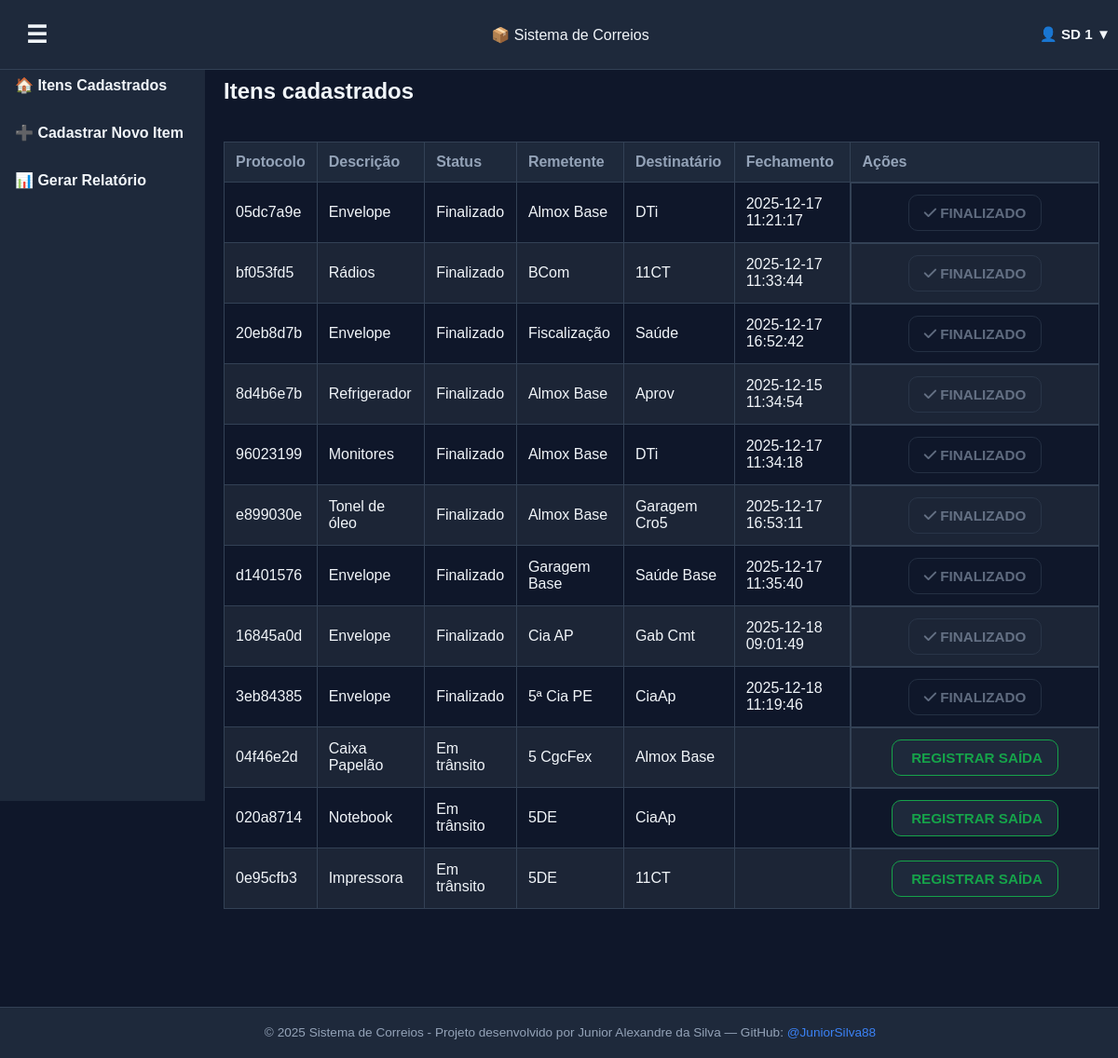
The app's page / (signed in) with its own data.
### app.py (models this page shows, shortened)
class User(UserMixin, db.Model):
    id = db.Column(db.Integer, primary_key=True)
    username = db.Column(db.String(80), unique=True, nullable=False)
    email = db.Column(db.String(120), unique=True, nullable=False)
    password_hash = db.Column(db.String(200), nullable=False)
    role = db.Column(db.String(20), default="user")  # "user" ou "admin"

class Item(db.Model):
    id = db.Column(db.Integer, primary_key=True)
    protocol = db.Column(db.String(20), unique=True, nullable=False)
    sender = db.Column(db.String(100))
    recipient = db.Column(db.String(100))
    description = db.Column(db.String(200))
    status = db.Column(db.String(50))
    closed = db.Column(db.DateTime, nullable=True)

### app.py (the view)
@app.route("/")
@login_required
def index():
    items = Item.query.all()
    return render_template("dashboard.html", items=items)

### app.py (called while the page is built)
@login_manager.user_loader
def load_user(user_id):
    return User.query.get(int(user_id))

### templates/dashboard.html (shortened to what this page needs)
{% extends "base.html" %}
{% block content %}
<section class="panel-card">
  <h2>Itens cadastrados</h2>
    <div class="table-container">
    <table>
      <thead>
        <tr>
          <th>Protocolo</th>
          <th>Descrição</th>
          <th>Status</th>
          <th>Remetente</th>
          <th>Destinatário</th>
          <th>Fechamento</th>
          <th>Ações</th>
        </tr>
      </thead>
      <tbody>
        {% for item in items %}
        <tr>
          <td class="nowrap">{{ item.protocol }}</td>
          <td>{{ item.description }}</td>
          <td class="nowrap">{{ item.status }}</td>
          <td>{{ item.sender }}</td>
          <td>{{ item.recipient }}</td>
          <td class="nowrap">
            {% if item.closed %}
              {{ item.closed.strftime("%Y-%m-%d %H:%M:%S") }}
            {% endif %}
          </td>
          <td class="col-actions">
            {% if item.status != "Finalizado" %}
              <a href="{{ url_for('exit_item', protocol=item.protocol) }}" class="btn-out">
                 Registrar Saída
              </a>
            {% else %}
              <a class="btn-secondary" aria-disabled="true">
                <i class="fa-solid fa-check"></i> Finalizado
              </a>
            {% endif %}
        </td>
        </tr>
        {% endfor %}
      </tbody>
    </table>
  </div>
</section>
{% endblock %}

### templates/base.html (shortened to what this page needs)
<!DOCTYPE html>
<html lang="pt-BR">
<head>
    <link rel="stylesheet" href="{{ url_for('static', filename='style.css') }}">
    <link rel="stylesheet" href="https://cdnjs.cloudflare.com/ajax/libs/font-awesome/6.4.0/css/all.min.css">
</head>
  <body>
    <header>
      <div class="header-left">
        <button class="menu-toggle" onclick="toggleSidebar()">☰</button>
      </div>
      <div class="header-center">
        <span class="logo">📦 Sistema de Correios</span>
      </div>
      <div class="user-menu">
      {% if current_user.is_authenticated %}
        <button class="user-button">
          {% if current_user.role == "admin" %}
            👑 {{ current_user.username }} ▼
          {% else %}
            👤 {{ current_user.username }} ▼
          {% endif %}
        </button>
      {% else %}
        <a href="{{ url_for('login') }}" class="btn-secondary">Login</a>
      {% endif %}
      </div>
    </header>
    <aside class="sidebar" id="sidebar">
      <nav>
        <ul>
          <li><a href="{{ url_for('index') }}">🏠 Itens Cadastrados</a></li>
          <li><a href="{{ url_for('new_item') }}">➕ Cadastrar Novo Item</a></li>
          <li><a href="{{ url_for('report') }}">📊 Gerar Relatório</a></li>
        </ul>
      </nav>
    </aside>
    <main class="content-container" id="content">
      {% block content %}{% endblock %}
    </main>
    <footer>
      <p>&copy; 2025 Sistema de Correios - Projeto desenvolvido por Junior Alexandre da Silva — GitHub: <a href="https://github.com/JuniorSilva88" target="_blank">@JuniorSilva88</a></p>
    </footer>
  </body>
</html>

### static/style.css (style rules this page uses)
:root { --bg: #0f172a; --panel: #1e293b; --text: #f1f5f9; --muted: #94a3b8; --border: #334155; --primary: #16a34a; --primary-dark: #15803d; --danger: #ef4444; --danger-dark: #b91c1c; --info: #3b82f6; --info-dark: #1e40af; --header-height: 60px; --font-base: 1rem; --font-sm: 0.9rem; --font-xs: 0.85rem; }
body { background-color: var(--bg); color: var(--text); font-family: Arial, sans-serif; margin: 0; padding: 0; }
header { display: grid; grid-template-columns: 1fr auto 1fr; align-items: center; padding: 12px; background-color: var(--panel); border-bottom: 1px solid var(--border); position: fixed; top: 0; left: 0; width: 100%; z-index: 2000; overflow: visible; }
.user-menu { justify-self: end; position: relative; z-index: 2100; margin-right: 8px; }
.user-button { background: transparent; border: none; color: var(--text); font-weight: bold; cursor: pointer; padding: 8px 12px; border-radius: 6px; }
footer { position: fixed; bottom: 0; left: 0; width: 100%; background-color: var(--panel); color: var(--muted); text-align: center; padding: 6px 12px; font-size: 0.85rem; border-top: 1px solid var(--border); z-index: 999; height: auto; line-height: normal; white-space: normal; overflow: visible; text-overflow: unset; }
footer a { color: var(--info); text-decoration: none; }
.menu-toggle { justify-self: start; background: none; border: none; font-size: 1.6rem; color: var(--text); cursor: pointer; }
.sidebar { position: fixed; top: 0; left: 0; width: 220px; height: 100vh; background-color: var(--panel); padding-top: var(--header-height); transition: left 0.3s ease; z-index: 1000; }
.sidebar nav ul { list-style: none; padding: 0; margin: 0; }
.sidebar nav ul li { margin: 12px 0; }
.sidebar nav ul li a { color: var(--text); text-decoration: none; font-weight: bold; padding: 10px 16px; display: block; border-radius: 6px; }
.content-container { margin-left: 220px; transition: margin-left 0.3s ease; padding: 40px 20px; }
main { max-width: 95vw; margin: 0 auto; }
button, .btn-primary, .btn-secondary, a.btn-primary, a.btn-secondary, a.btn-out, a.btn-in, a.btn-info { font-family: Arial, sans-serif; font-size: 0.95rem; font-weight: bold; text-transform: uppercase; padding: 10px 16px; border-radius: 10px; cursor: pointer; transition: background 0.3s ease, color 0.3s ease, border-color 0.3s ease; text-decoration: none; display: inline-block; }
.btn-secondary, a.btn-secondary { background-color: transparent; color: var(--muted); border: 1px solid var(--border); }
a.btn-out { background-color: var(--panel); color: var(--primary); border: 1px solid var(--primary); }
[aria-disabled="true"] { pointer-events: none; opacity: 0.6; cursor: not-allowed; }
.table-container { max-width: 100%; margin: 0 auto; border-radius: 8px; padding-bottom: 80px; overflow-x: auto; overflow-y: visible; }
table { width: 100%; border-collapse: collapse; margin-top: 20px; font-size: var(--font-base); }
th, td { padding: 12px; border: 1px solid var(--border); text-align: left; }
th { background-color: var(--panel); color: var(--muted); position: sticky; top: 0; z-index: 10; }
tr:nth-child(even) { background-color: #1c2536; }
.col-actions { display: flex; flex-wrap: wrap; gap: 10px; justify-content: center; align-items: center; min-width: 240px; }
.content-container { padding-top: 64px; padding-bottom: 80px; }

### records on screen
User: username "SD 1"
Item: protocol "05dc7a9e", description "Envelope", status "Finalizado", sender "Almox Base", recipient "DTi", closed "2025-12-17 11:21:17", shows "FINALIZADO"
Item: protocol "bf053fd5", description "Rádios", status "Finalizado", sender "BCom", recipient "11CT", closed "2025-12-17 11:33:44", shows "FINALIZADO"
Item: protocol "20eb8d7b", description "Envelope", status "Finalizado", sender "Fiscalização", recipient "Saúde", closed "2025-12-17 16:52:42", shows "FINALIZADO"
Item: protocol "8d4b6e7b", description "Refrigerador", status "Finalizado", sender "Almox Base", recipient "Aprov", closed "2025-12-15 11:34:54", shows "FINALIZADO"
Item: protocol "96023199", description "Monitores", status "Finalizado", sender "Almox Base", recipient "DTi", closed "2025-12-17 11:34:18", shows "FINALIZADO"
Item: protocol "e899030e", description "Tonel de óleo", status "Finalizado", sender "Almox Base", recipient "Garagem Cro5", closed "2025-12-17 16:53:11", shows "FINALIZADO"
Item: protocol "d1401576", description "Envelope", status "Finalizado", sender "Garagem Base", recipient "Saúde Base", closed "2025-12-17 11:35:40", shows "FINALIZADO"
Item: protocol "16845a0d", description "Envelope", status "Finalizado", sender "Cia AP", recipient "Gab Cmt", closed "2025-12-18 09:01:49", shows "FINALIZADO"
Item: protocol "3eb84385", description "Envelope", status "Finalizado", sender "5ª Cia PE", recipient "CiaAp", closed "2025-12-18 11:19:46", shows "FINALIZADO"
Item: protocol "04f46e2d", description "Caixa Papelão", status "Em trânsito", sender "5 CgcFex", recipient "Almox Base"
Item: protocol "020a8714", description "Notebook", status "Em trânsito", sender "5DE", recipient "CiaAp"
Item: protocol "0e95cfb3", description "Impressora", status "Em trânsito", sender "5DE", recipient "11CT"
